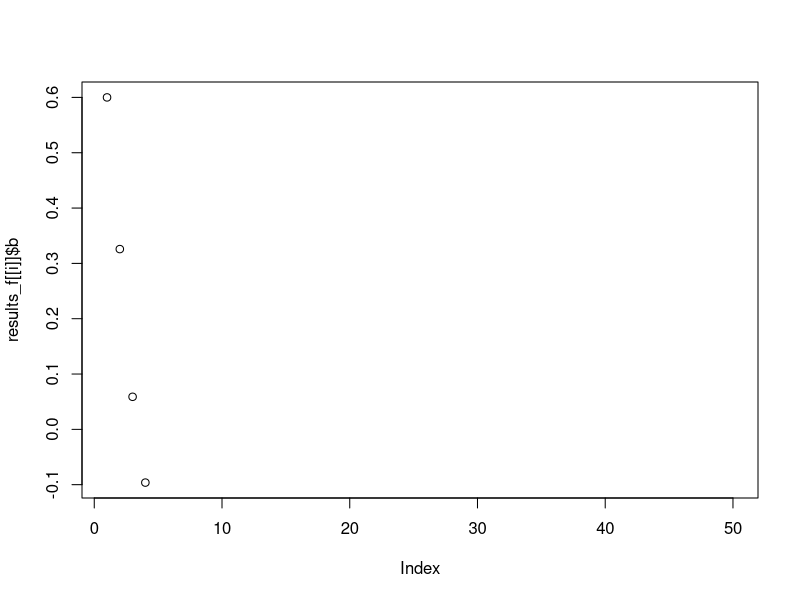
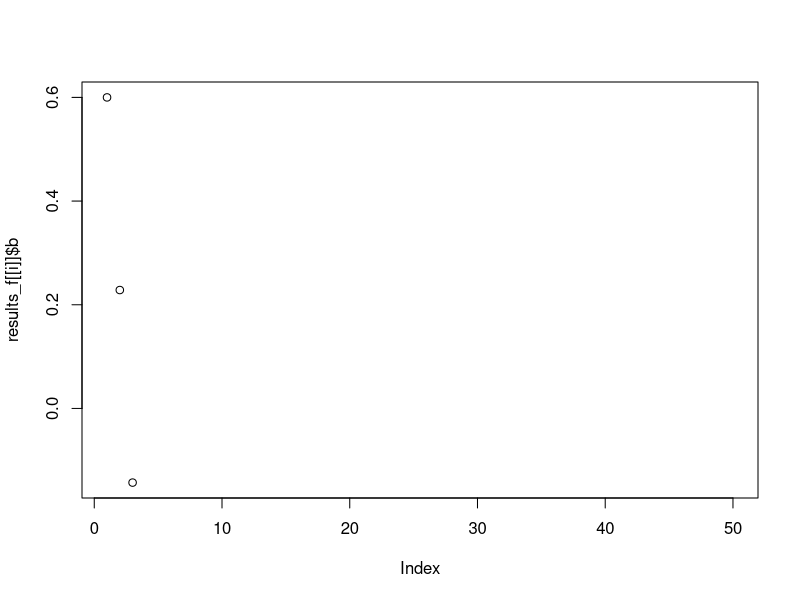
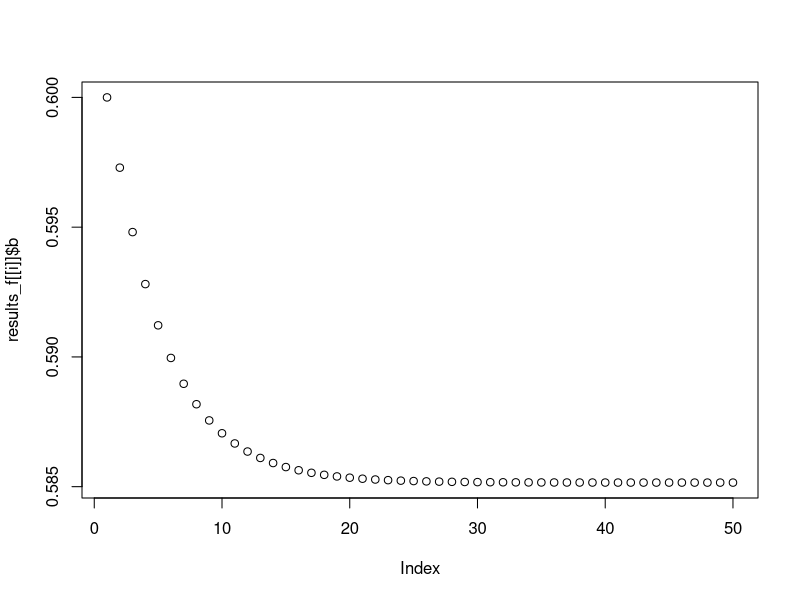
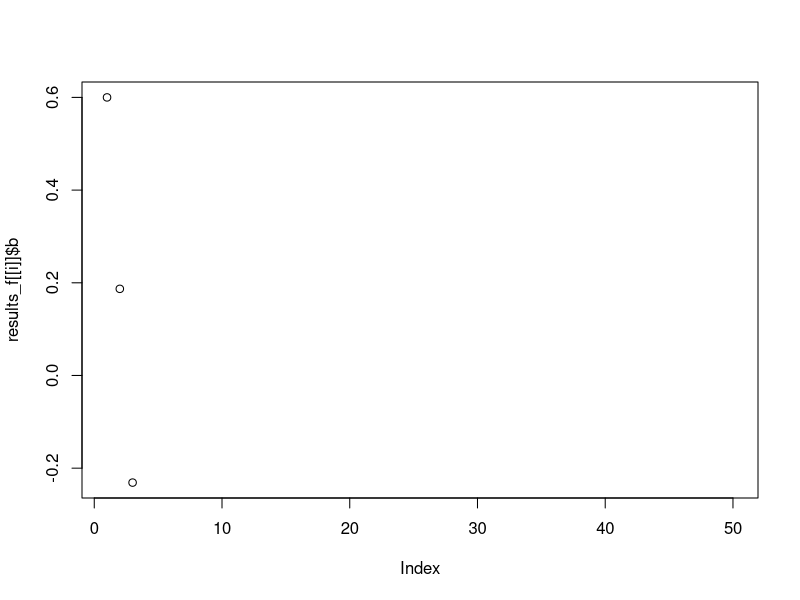
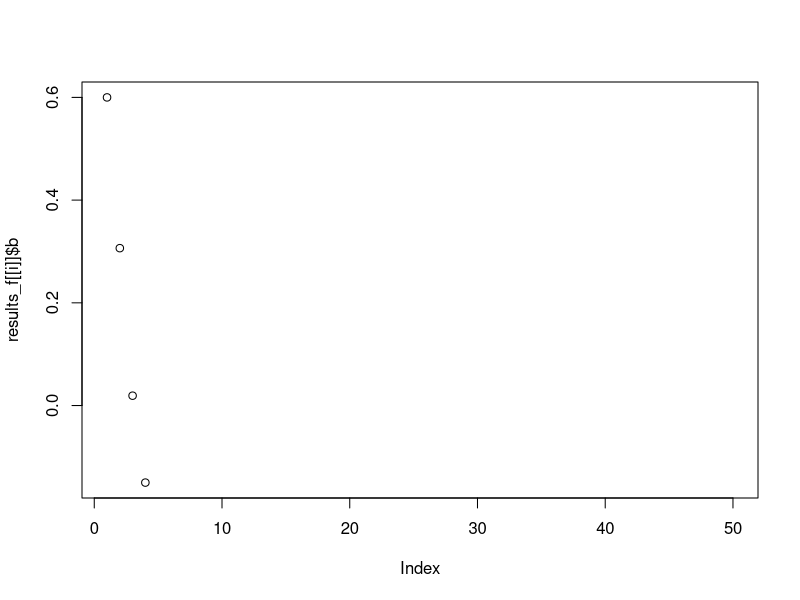
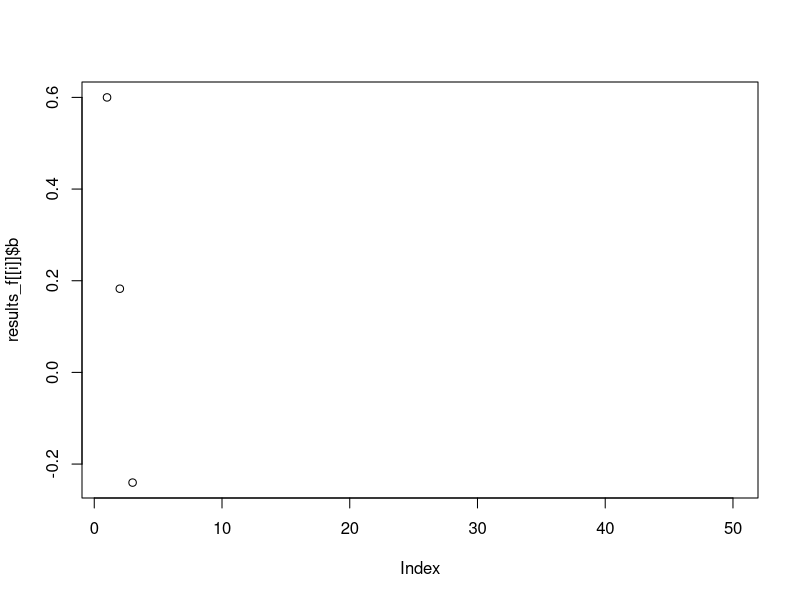
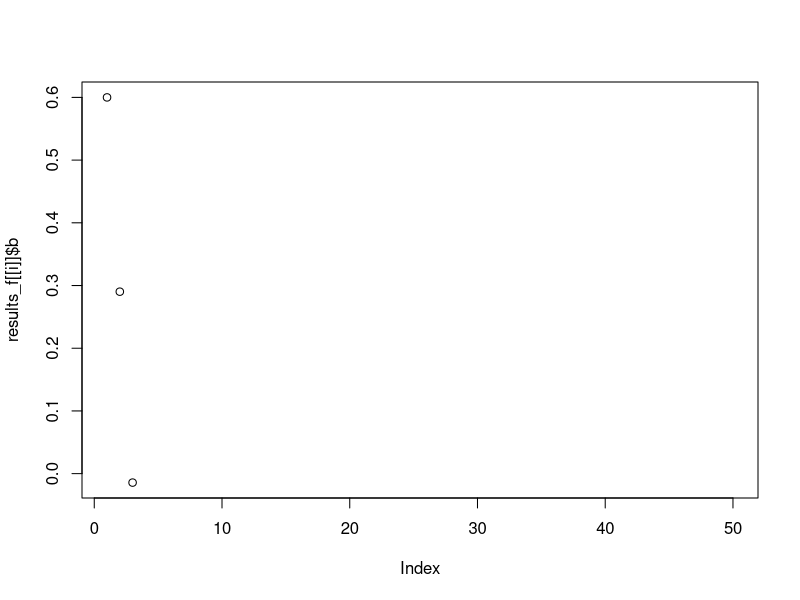
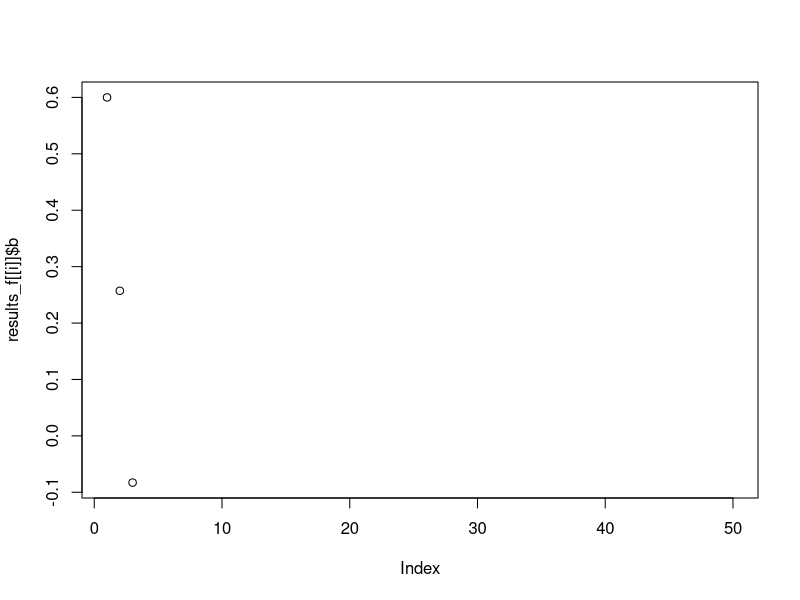

Write the R code that produced these figures, in order.
# Testing model behavior: Fishing Mortality Rate

## This version tests the effect of varying fishing mortality rate. Experiments will vary f
## but all other inputs in the model will remain constant 

# Set up a small trial number of experiments
n_experiment = 10 

experiment <- data.frame(
  f = runif(n_experiment, min = 0.01, max = 0.90)) #low end 1% of fish, high end 90% of fish present will be caught

# Model:
test_f <- function(b, f, r, r_s, p, k, years){
  # b = 1
  # f = 1.5
  # g = 0.2
  # g_s = -0.01
  # phi = 0.188
  # years = 50   Note: these values were to help setup the initial model and ensure it ran properly - we don't need these anymore
  
  results <- data.frame(
    b = rep(NA, years), c = rep(NA, years), 
    year = 1:years, r = rep(NA, years)) #Setup the results dataframe where the outputs will be writen for however many years our experiment is running
  
  #Set the initial result for the outputs in year 1
  results$b[1] = b
  results$c[1] = f * b
  results$r[1] = r
  
  #Loop the model over the specified number of years
  for (t in 2:years) {
    
    results$b[t] = results$b[t-1] + (results$r[t-1] / p) * results$b[t-1] * (1 - ((results$b[t-1]/k) ^ p)) - results$c[t-1] #operating model - PT
    results$r[t] = results$r[t-1] * (1 + r_s) #climate model - how does r change with climate change in each year
    results$c[t] = results$b[t-1] * f #define catch - won't need this if using the climate ready management below
    
  } 
  
  return(results)
}


# Run model over experiments:
results_f = list() 

for (i in 1:n_experiment){
  results_f[[i]] <- test_f(b = 0.6, f = experiment$f[i], r = 0.2, r_s = 0, p = 0.2,
                                years = 50, k = 1)
}


#Plot the change in biomass over time for all 10 experiments:
for(i in 1:n_experiment){
  plot(results_f[[i]]$b)
}

#Save a copy of plots to look at later:
# pdf(file = "G:/Data Analysis/SomefinFishE/Models/behavior_checks/f/b_plots.pdf",
#     width = 4,
#     height = 4)
# 
# for(i in 1:n_experiment){
#   plot(results_f[[i]]$b)
# }
# 
# dev.off()

# Have a vector of starting f values to compare to the graphs
library(tidyverse)
f_intial <- as.data.frame(experiment$f) %>% 
  rename(f = "experiment$f")
